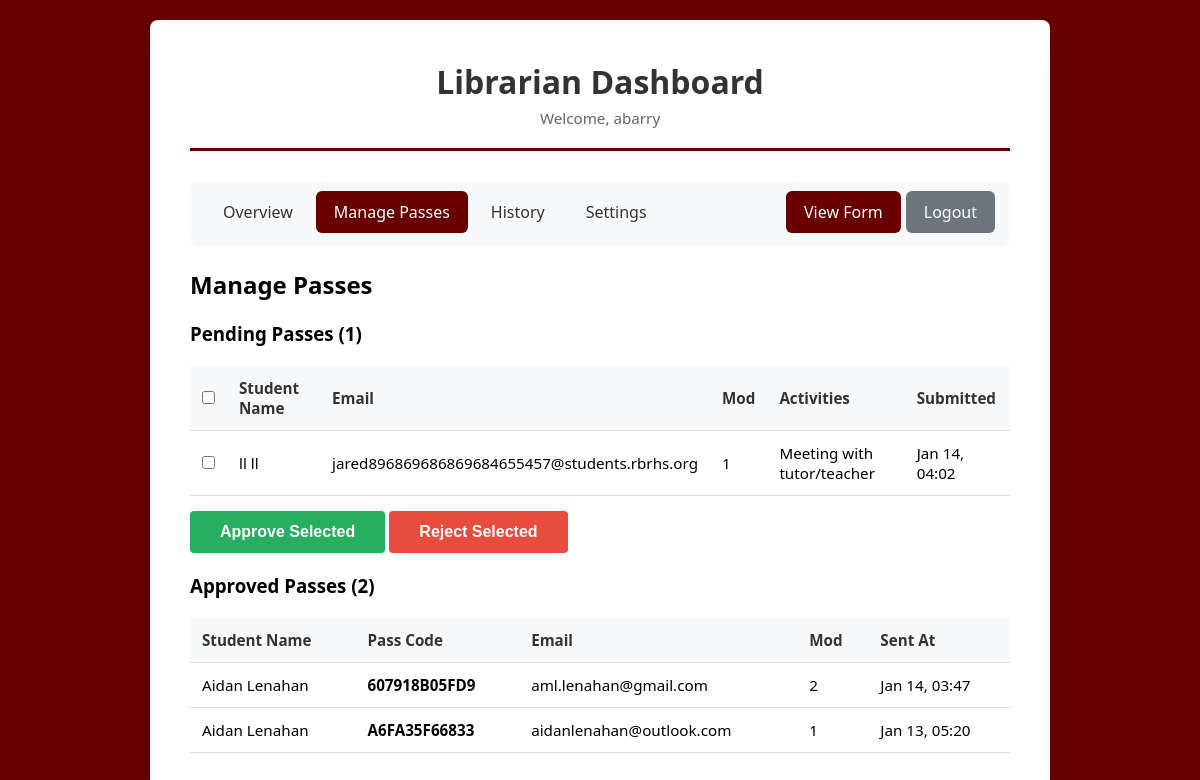
/dashboard.php?action=passes (signed in), run on the app's committed database.
### tables this page shows
CREATE TABLE IF NOT EXISTS `passes_current` (
  `id` int NOT NULL AUTO_INCREMENT,
  `first_name` varchar(50) NOT NULL,
  `last_name` varchar(50) NOT NULL,
  `email` varchar(100) NOT NULL,
  `teacher_name` varchar(100) NOT NULL,
  `mod` int NOT NULL,
  `activities` text NOT NULL,
  `agreement_checked` tinyint(1) DEFAULT '0',
  `status` enum('pending','approved','rejected') DEFAULT 'pending',
  `pass_code` varchar(20) DEFAULT NULL,
  `sent_at` timestamp NULL DEFAULT NULL,
  `created_at` timestamp NULL DEFAULT CURRENT_TIMESTAMP,
  `updated_at` timestamp NULL DEFAULT CURRENT_TIMESTAMP ON UPDATE CURRENT_TIMESTAMP,
  PRIMARY KEY (`id`),
  UNIQUE KEY `pass_code` (`pass_code`)
);

### dashboard.php (the view, shortened to what this page needs)
<?php
require_once 'includes/config.php';
$librarian = $_SESSION['librarian_username'];
$action = $_GET['action'] ?? 'overview';
$settings = getSettings($pdo);
if (!$settings['auto_approval']) {
    try {
        $pdo->exec("
            UPDATE passes_current
            SET status = 'rejected'
            WHERE status = 'pending'
            AND DATE(created_at) < CURDATE()
        ");
    } catch (Exception $e) {
        error_log("Error auto-rejecting old pending passes: " . $e->getMessage());
    }
}
$currentPassesStmt = $pdo->query("
    SELECT * FROM passes_current
    ORDER BY created_at DESC
    LIMIT 100
");
$currentPasses = $currentPassesStmt->fetchAll();
$countStmt = $pdo->query("
    SELECT
        status,
        COUNT(*) as count
    FROM passes_current
    GROUP BY status
");
$statusCounts = [];
while ($row = $countStmt->fetch()) {
    $statusCounts[$row['status']] = $row['count'];
}
?>
<!DOCTYPE html>
<html lang="en">
<head>
    <link rel="stylesheet" href="css/style.css">
</head>
<body>
    <div class="container">
        <div class="header">
            <h1>Librarian Dashboard</h1>
            <p>Welcome, <?php echo htmlspecialchars($librarian); ?></p>
        </div>
        <nav style="background: #f8f9fa; border-radius: 8px; padding: 10px 15px; margin-bottom: 25px; display: flex; align-items: center; gap: 5px; box-shadow: 0 2px 4px rgba(0,0,0,0.05);">
            <a href="?action=overview" style="padding: 10px 18px; text-decoration: none; color: #333; border-radius: 6px; transition: all 0.2s; <?php echo ($action === 'overview' || empty($action)) ? 'background: #690000; color: white; font-weight: 500;' : 'background: transparent;'; ?>" onmouseover="if(this.style.background !== 'rgb(105, 0, 0)') this.style.background='#e9ecef'" onmouseout="if(this.style.background !== 'rgb(105, 0, 0)') this.style.background='transparent'">Overview</a>
            <a href="?action=passes" style="padding: 10px 18px; text-decoration: none; color: #333; border-radius: 6px; transition: all 0.2s; <?php echo $action === 'passes' ? 'background: #690000; color: white; font-weight: 500;' : 'background: transparent;'; ?>" onmouseover="if(this.style.background !== 'rgb(105, 0, 0)') this.style.background='#e9ecef'" onmouseout="if(this.style.background !== 'rgb(105, 0, 0)') this.style.background='transparent'">Manage Passes</a>
            <a href="?action=history" style="padding: 10px 18px; text-decoration: none; color: #333; border-radius: 6px; transition: all 0.2s; <?php echo $action === 'history' ? 'background: #690000; color: white; font-weight: 500;' : 'background: transparent;'; ?>" onmouseover="if(this.style.background !== 'rgb(105, 0, 0)') this.style.background='#e9ecef'" onmouseout="if(this.style.background !== 'rgb(105, 0, 0)') this.style.background='transparent'">History</a>
            <a href="?action=settings" style="padding: 10px 18px; text-decoration: none; color: #333; border-radius: 6px; transition: all 0.2s; <?php echo $action === 'settings' ? 'background: #690000; color: white; font-weight: 500;' : 'background: transparent;'; ?>" onmouseover="if(this.style.background !== 'rgb(105, 0, 0)') this.style.background='#e9ecef'" onmouseout="if(this.style.background !== 'rgb(105, 0, 0)') this.style.background='transparent'">Settings</a>
            <a href="form.php" style="padding: 10px 18px; text-decoration: none; background: #690000; color: white; border-radius: 6px; transition: all 0.2s;" target="_blank" onmouseover="this.style.background='#5e0000ff'" onmouseout="this.style.background='#690000'">View Form</a>
            <a href="logout.php" style="padding: 10px 18px; text-decoration: none; background: #6c757d; color: white; border-radius: 6px; transition: all 0.2s;" onmouseover="this.style.background='#5a6268'" onmouseout="this.style.background='#6c757d'">Logout</a>
        </nav>
        <?php if ($action === 'overview' || empty($action)): ?>
            <h2 style="margin-bottom: 20px;">Today's Summary</h2>
            <div class="dashboard-grid">
                <div class="card">
                    <h3>Pending Passes</h3>
                    <div class="card-value"><?php echo $statusCounts['pending'] ?? 0; ?></div>
                    <p>Awaiting approval</p>
                </div>
                <div class="card">
                    <h3>Approved Passes</h3>
                    <div class="card-value"><?php echo $statusCounts['approved'] ?? 0; ?></div>
                    <p>Sent to students</p>
                </div>
                <div class="card">
                    <h3>Rejected Passes</h3>
                    <div class="card-value"><?php echo $statusCounts['rejected'] ?? 0; ?></div>
                    <p>Not approved</p>
                </div>
                <div class="card" style="position: relative;">
                    <h3>Form Status
                        <button onclick="document.getElementById('statusOverrideModal').style.display='block'"
                                style="border: none; background: none; cursor: pointer; font-size: 0.9em; color: #666; padding: 0 5px;"
                                title="Override Settings">⚙️</button>
                    </h3>
                    <div class="card-value"><?php echo isFormOpen($pdo) ? 'OPEN' : 'CLOSED'; ?></div>
                    <p>
                        <?php if ($settings['form_status_override']): ?>
                            <span style="color: #856404; font-weight: bold;">⚠️ Manual Override</span>
                        <?php else: ?>
                            <?php echo $settings['form_open_time'] . ' - ' . $settings['form_close_time']; ?>
                        <?php endif; ?>
                    </p>
                </div>
            </div>
            <h2 style="margin-top: 40px; margin-bottom: 20px;">Recent Submissions</h2>
            <table>
                <thead>
                    <tr>
                        <th>Student Name</th>
                        <th>Email</th>
                        <th>Mod</th>
                        <th>Teacher</th>
                        <th>Status</th>
                        <th>Submitted</th>
                        <th>Actions</th>
                    </tr>
                </thead>
                <tbody>
                    <?php
                    $recentLimit = $settings['recent_entries_limit'] ?? 10;
                    foreach (array_slice($currentPasses, 0, $recentLimit) as $pass):
                    ?>
                        <tr>
                            <td><?php echo htmlspecialchars($pass['first_name'] . ' ' . $pass['last_name']); ?></td>
                            <td><?php echo htmlspecialchars($pass['email']); ?></td>
                            <td><?php echo $pass['mod']; ?></td>
                            <td><?php echo htmlspecialchars($pass['teacher_name']); ?></td>
                            <td>
                                <span style="padding: 5px 10px; border-radius: 3px;
                                    <?php
                                    if ($pass['status'] === 'approved') echo 'background: #d4edda; color: #155724;';
                                    elseif ($pass['status'] === 'pending') echo 'background: #fff3cd; color: #856404;';
                                    else echo 'background: #f8d7da; color: #721c24;';
                                    ?>
                                ">
                                    <?php echo ucfirst($pass['status']); ?>
                                </span>
                            </td>
                            <td><?php echo date('M d, H:i', strtotime($pass['created_at'])); ?></td>
                            <td>
                                <?php if ($pass['status'] === 'pending'): ?>
                                    <form method="POST" action="" style="display: inline;">
                                        <input type="hidden" name="action" value="approve_passes">
                                        <input type="hidden" name="pass_ids[]" value="<?php echo $pass['id']; ?>">
                                        <button type="submit" class="btn btn-success" style="padding: 5px 10px; font-size: 0.85em;">Approve</button>
                                    </form>
                                <?php endif; ?>
                            </td>
                        </tr>
                    <?php endforeach; ?>
                </tbody>
            </table>
        <?php elseif ($action === 'passes'): ?>
            <h2 style="margin-bottom: 20px;">Manage Passes</h2>
            <div style="margin-bottom: 20px;">
                <h3>Pending Passes (<?php echo $statusCounts['pending'] ?? 0; ?>)</h3>
                <?php
                $pendingPasses = array_filter($currentPasses, function($p) { return $p['status'] === 'pending'; });
                if (empty($pendingPasses)):
                ?>
                    <p style="color: #666;">No pending passes.</p>
                <?php else: ?>
                    <form method="POST" action="?action=passes">
                        <table>
                            <thead>
                                <tr>
                                    <th><input type="checkbox" id="select-all" onclick="toggleAll(this)"></th>
                                    <th>Student Name</th>
                                    <th>Email</th>
                                    <th>Mod</th>
                                    <th>Activities</th>
                                    <th>Submitted</th>
                                </tr>
                            </thead>
                            <tbody>
                                <?php foreach ($pendingPasses as $pass): ?>
                                    <tr>
                                        <td><input type="checkbox" name="pass_ids[]" value="<?php echo $pass['id']; ?>" class="pass-checkbox"></td>
                                        <td><?php echo htmlspecialchars($pass['first_name'] . ' ' . $pass['last_name']); ?></td>
                                        <td><?php echo htmlspecialchars($pass['email']); ?></td>
                                        <td><?php echo $pass['mod']; ?></td>
                                        <td><?php echo htmlspecialchars(implode(', ', json_decode($pass['activities'], true))); ?></td>
                                        <td><?php echo date('M d, H:i', strtotime($pass['created_at'])); ?></td>
                                    </tr>
                                <?php endforeach; ?>
                            </tbody>
                        </table>
                        <div style="margin-top: 15px;">
                            <button type="submit" name="action" value="approve_passes" class="btn btn-success">Approve Selected</button>
                            <button type="submit" name="action" value="reject_passes" class="btn btn-danger">Reject Selected</button>
                        </div>
                    </form>
                <?php endif; ?>
            </div>
            <div>
                <h3>Approved Passes (<?php echo $statusCounts['approved'] ?? 0; ?>)</h3>
                <?php
                $approvedPasses = array_filter($currentPasses, function($p) { return $p['status'] === 'approved'; });
                if (empty($approvedPasses)):
                ?>
                    <p style="color: #666;">No approved passes.</p>
                <?php else: ?>
                    <table>
                        <thead>
                            <tr>
                                <th>Student Name</th>
                                <th>Pass Code</th>
                                <th>Email</th>
                                <th>Mod</th>
                                <th>Sent At</th>
                            </tr>
                        </thead>
                        <tbody>
                            <?php foreach ($approvedPasses as $pass): ?>
                                <tr>
                                    <td><?php echo htmlspecialchars($pass['first_name'] . ' ' . $pass['last_name']); ?></td>
                                    <td><strong><?php echo htmlspecialchars($pass['pass_code']); ?></strong></td>
                                    <td><?php echo htmlspecialchars($pass['email']); ?></td>
                                    <td><?php echo $pass['mod']; ?></td>
                                    <td><?php echo $pass['sent_at'] ? date('M d, H:i', strtotime($pass['sent_at'])) : 'N/A'; ?></td>
                                </tr>
                            <?php endforeach; ?>
                        </tbody>
                    </table>
                <?php endif; ?>
            </div>
        <?php endif; ?>
    </div>
</body>
</html>

### css/style.css (style rules this page uses)
* { margin: 0; padding: 0; box-sizing: border-box; }
body { font-family: 'Segoe UI', Tahoma, Geneva, Verdana, sans-serif; background: #690000; min-height: 100vh; padding: 20px; }
.container { max-width: 900px; margin: 0 auto; background: white; border-radius: 8px; box-shadow: 0 10px 30px rgba(0, 0, 0, 0.2); padding: 40px; }
.header { text-align: center; margin-bottom: 30px; border-bottom: 3px solid #690000; padding-bottom: 20px; }
.header h1 { color: #333; font-size: 2em; margin-bottom: 5px; }
.header p { color: #666; font-size: 0.95em; }
input[type="checkbox"], input[type="radio"] { width: auto; cursor: pointer; }
.btn { padding: 12px 30px; border: none; border-radius: 4px; font-size: 1em; cursor: pointer; transition: all 0.3s; font-weight: 600; }
.btn-danger { background: #e74c3c; color: white; }
.btn-success { background: #27ae60; color: white; }
table { width: 100%; border-collapse: collapse; margin-top: 20px; font-size: 0.95em; }
th, td { padding: 12px; text-align: left; border-bottom: 1px solid #ddd; }
th { background: #f8f9fa; font-weight: 600; color: #333; }

### data on the page
passes_current: first_name+last_name "ll ll", email "jared896869686869684655457@students.rbrhs.org", mod "1", activities "Meeting with tutor/teacher", created_at "Jan 14, 04:02"
passes_current: first_name+last_name "Aidan Lenahan", pass_code "607918B05FD9", email "aml.lenahan@gmail.com", mod "2", sent_at "Jan 14, 03:47"
passes_current: first_name+last_name "Aidan Lenahan", pass_code "A6FA35F66833", email "aidanlenahan@outlook.com", mod "1", sent_at "Jan 13, 05:20"

### other printed values
$librarian "abarry"
$statusCounts['pending'] "1"
$statusCounts['approved'] "2"
